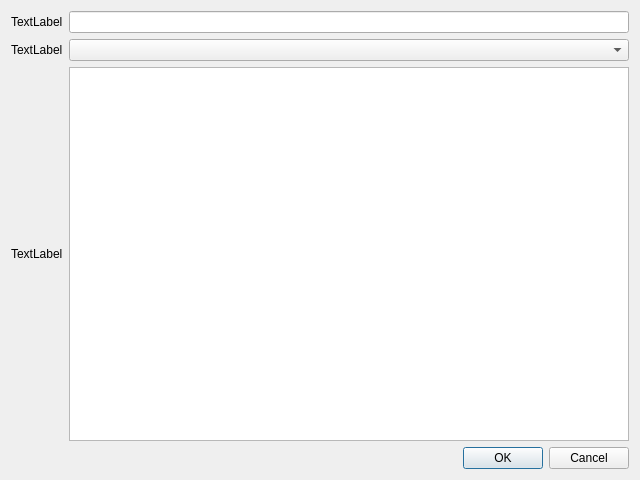
<?xml version="1.0" encoding="UTF-8"?>
<ui version="4.0">
 <class>Dialog</class>
 <widget class="QDialog" name="Dialog">
  <property name="geometry">
   <rect>
    <x>0</x>
    <y>0</y>
    <width>640</width>
    <height>480</height>
   </rect>
  </property>
  <property name="windowTitle">
   <string>Dialog</string>
  </property>
  <layout class="QGridLayout" name="gridLayout_2">
   <item row="0" column="0">
    <layout class="QGridLayout" name="gridLayout">
     <item row="2" column="0">
      <widget class="QLabel" name="label_2">
       <property name="text">
        <string>TextLabel</string>
       </property>
      </widget>
     </item>
     <item row="0" column="1">
      <widget class="QLineEdit" name="txtName"/>
     </item>
     <item row="0" column="0">
      <widget class="QLabel" name="label">
       <property name="text">
        <string>TextLabel</string>
       </property>
      </widget>
     </item>
     <item row="2" column="1">
      <widget class="QTextEdit" name="txtDescription"/>
     </item>
     <item row="3" column="1">
      <widget class="QDialogButtonBox" name="buttonBox">
       <property name="standardButtons">
        <set>QDialogButtonBox::Cancel|QDialogButtonBox::Ok</set>
       </property>
      </widget>
     </item>
     <item row="1" column="1">
      <widget class="QComboBox" name="cboMask"/>
     </item>
     <item row="1" column="0">
      <widget class="QLabel" name="lblMask">
       <property name="text">
        <string>TextLabel</string>
       </property>
      </widget>
     </item>
    </layout>
   </item>
  </layout>
 </widget>
 <resources/>
 <connections/>
</ui>
